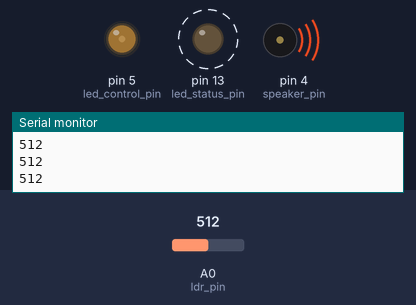
Simulated run of this sketch. Board: Arduino Mega 2560, built with avr-gcc and run on an emulated ATmega2560. Parts: output pins drawn as LEDs (lit = HIGH), buzzer (waves = sounding), the last lines printed to the serial monitor. Dashed ring = blinking. The inputs (shaded band) are chosen by the test bench; at power-on: A0 (ldr_pin) = 512.

Above: at 1.2 s.
1.3 s: A0 (ldr_pin) set to 70
At 1.78 s:
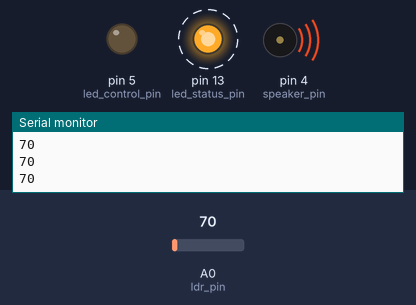
4.3 s: A0 (ldr_pin) set to 92
At 4.75 s:
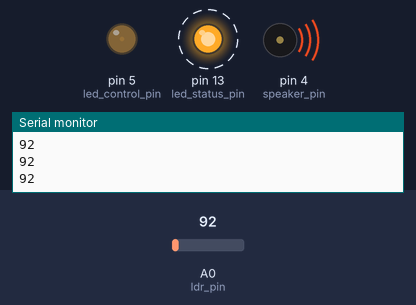
7.3 s: A0 (ldr_pin) set to 40
At 7.73 s:
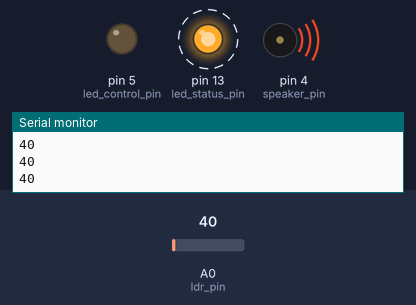
10.3 s: A0 (ldr_pin) set to 90
At 10.71 s:
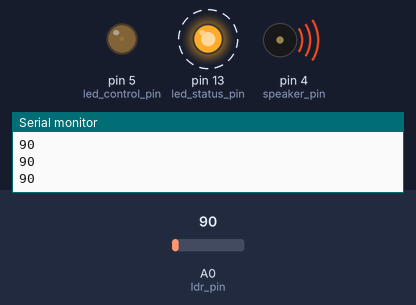
13.3 s: A0 (ldr_pin) set to 0
At 13.69 s:
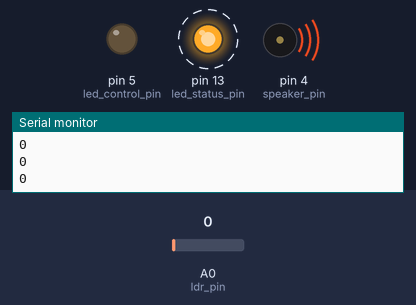
16.3 s: A0 (ldr_pin) set to 210
At 16.66 s:
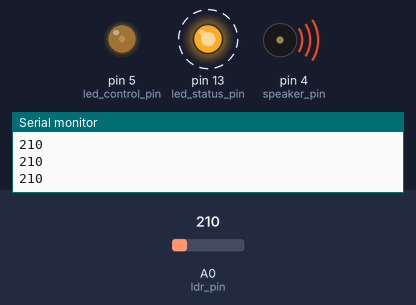
Timing chart, 0 to 20.3 s (numbered marks = the images above; inputs shaded):
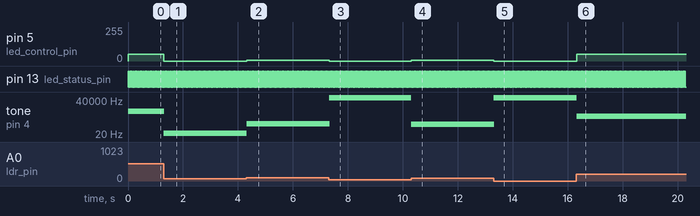

Measured:
- after the input at 1.3 s, pin 5 (led_control_pin): 50/255 → 0/255 at once; tone on pin 4 (speaker_pin): 3419 Hz → 24 Hz at once
- after the input at 4.3 s, pin 5 (led_control_pin): 0/255 → 5/255 at once; tone on pin 4 (speaker_pin): 24 Hz → 192 Hz at once
- after the input at 7.3 s, pin 5 (led_control_pin): 5/255 → 0/255 at once; tone on pin 4 (speaker_pin): 192 Hz → 65329 Hz at once
- after the input at 10.3 s, pin 5 (led_control_pin): 0/255 → 4/255 at once; tone on pin 4 (speaker_pin): 65329 Hz → 176 Hz at once
- after the input at 13.3 s, pin 5 (led_control_pin): 4/255 → 0/255 at once; tone on pin 4 (speaker_pin): 176 Hz → 65022 Hz at once
- after the input at 16.3 s, pin 5 (led_control_pin): 0/255 → 50/255 at once; tone on pin 4 (speaker_pin): 65022 Hz → 1098 Hz at once
- by itself, pin 13 (led_status_pin): alternates HIGH for 0.03 s and LOW for 0.03 s

The sketch:

fs_05_arduino_ldrLEDPiezo.ino
```cpp
// Foto-si´ntese, Arduino + Processing Workshop, Andre Sier, 2013


// variaveis a usar no programa

int led_status_pin = 13;

// Use of the tone() function will interfere with PWM output on pins 3 and 11 (on boards other than the Mega).
int led_control_pin = 5;
int led_control_val = 0; //valor analogico a enviar para o led
int led_max_val = 50; //valor maximo de brilho 0-255

int ldr_pin = A0;
int ldr_val = 0;

int ldr_min = 80; // valor minimo capturado pelo ldr
int ldr_max = 200; // valor maximo capturado pelo ldr


int speaker_pin = 4;
/*
 0- ler o valor do ldr
 1- usar o valor do ldr para controlar a luz do led
 */


// funcao setup
void setup() {
  // put your setup code here, to run once:

  //pinMode(13, OUTPUT);
  pinMode(led_status_pin, OUTPUT); // o pin do led e output
  pinMode(led_control_pin, OUTPUT); // o pin do led e output
  pinMode(speaker_pin, OUTPUT); // o pin do speaker e output

  Serial.begin(9600); // iniciar a comunicaçao serial

}

// funcao loop
boolean ledblink = false;
void loop() {
  // put your main code here, to run repeatedly:

  ledblink = !ledblink;
  digitalWrite(led_status_pin, ledblink ? HIGH : LOW);

  // ler o valor do ldr
  ldr_val = analogRead(ldr_pin);

  // escrever o valor na porta serie
//  Serial.print(ldr_val);
  Serial.println(ldr_val); // escrever o valor + newline


//  led_control_val = ldr_val;
  led_control_val = map(ldr_val, ldr_min, ldr_max, 0, led_max_val);

  if(true){
    led_control_val = constrain(led_control_val,0,led_max_val);
  }


  analogWrite(led_control_pin, led_control_val);


  // som
  int hz = map(ldr_val, ldr_min, ldr_max, 100, 1022);
  tone(speaker_pin, hz,30);

  delay(30); // espera 30 ms
  noTone(speaker_pin);

}
```
